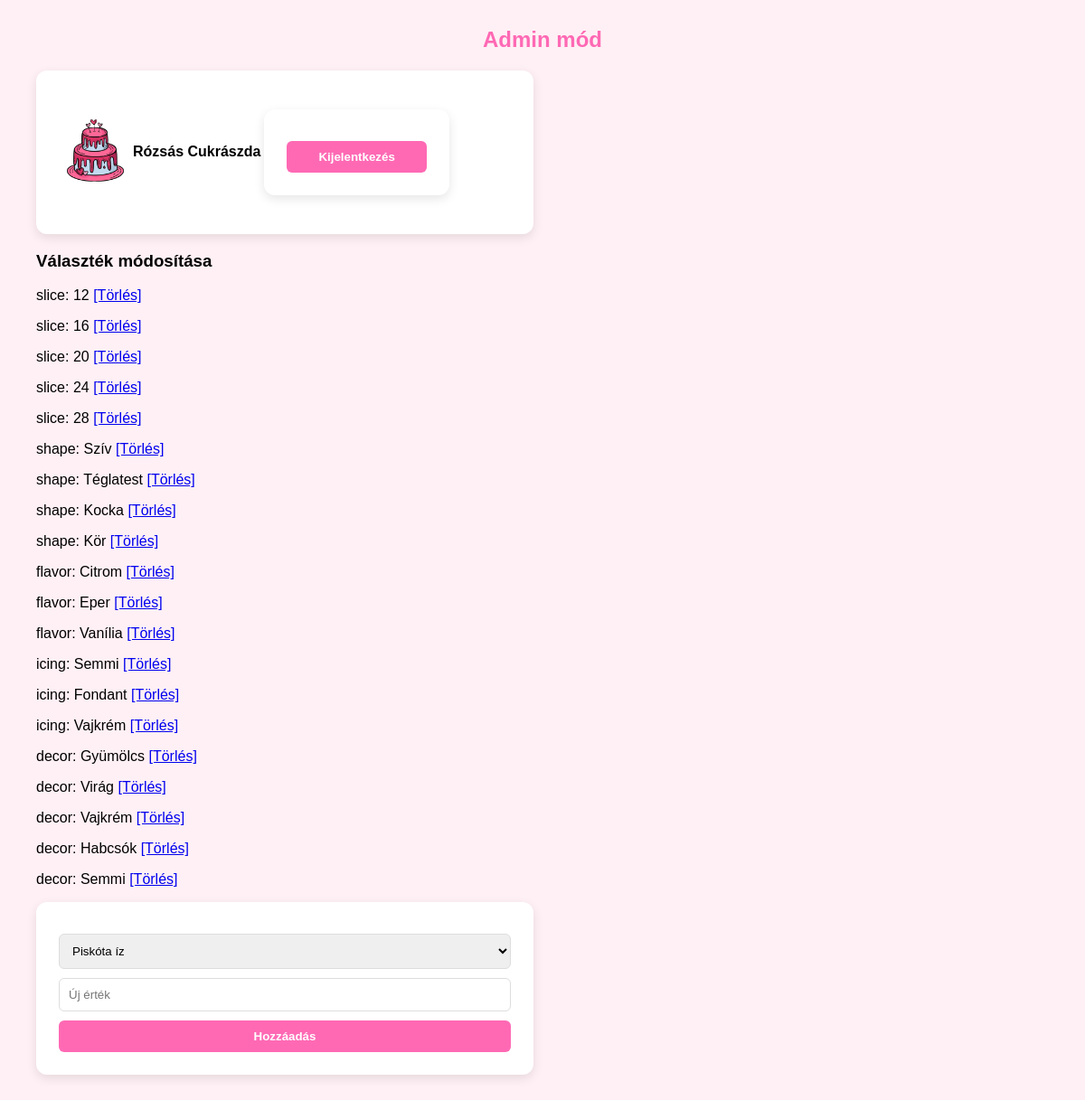
Screenshot of /admin.php (signed in) with the database file from the repository.
### tables this page shows
CREATE TABLE options (
    id INT AUTO_INCREMENT PRIMARY KEY,
    category ENUM('slice', 'shape', 'flavor', 'cream', 'icing', 'decor') NOT NULL,
    value VARCHAR(100) NOT NULL
);

### admin.php (the view, shortened to what this page needs)
<?php
require 'db.php';
?>
<!DOCTYPE html>
<html lang="en">
<head>
    <link href="styles.css" rel="stylesheet">
</head>
<h2>Admin mód</h2>
<div class="header">
        <header>
            <table>
                <th>
                    <img src="cake.png" style="height: 75px;">
                </th>
                <th>
                    <p>Rózsás Cukrászda</p>
                </th>
                <th>
                    <?php if (isset($_SESSION['loggedin']) && $_SESSION['loggedin'] === true): ?>
                            <form action="logout.php" method="post">
                                <button type="submit">Kijelentkezés</button>
                            </form>
                        <?php else: ?>
                            <form action="login.php" method="get">
                                <button type="submit">Belépés</button>
                            </form>
                        <?php endif; ?>
                </th>
            </table>
        </header>
    </div>
<?php
$result = $conn->query("SELECT * FROM options ORDER BY category");
echo "<h3>Választék módosítása</h3>";
while ($row = $result->fetch_assoc()) {
    echo "<p>{$row['category']}: {$row['value']} <a href='delete_option.php?id={$row['id']}'>[Törlés]</a></p>";
}
?>
<form action="add_option.php" method="post">
    <select name="category">
        <option value="flavor">Piskóta íz</option>
    </select>
    <input name="value" placeholder="Új érték">
    <button type="submit">Hozzáadás</button>
</form>

### styles.css (style rules this page uses)
form, header, #order-table, .login-container { background: white; padding: 25px; margin: 15px 0; border-radius: 12px; box-shadow: 0 4px 12px rgba(0, 0, 0, 0.1); width: 100%; max-width: 500px; }
select, input, button { margin-top: 10px; padding: 10px; width: 100%; border-radius: 6px; border: 1px solid #ddd; box-sizing: border-box; }
button { background-color: #ff69b4; color: white; font-weight: bold; border: none; cursor: pointer; transition: background-color 0.3s; }
h2 { margin-top: -10px; font-size: 24px; text-align: center; color: #ff69b4; }

### rows the page displays
options: category "slice", value "12"
options: category "slice", value "16"
options: category "slice", value "20"
options: category "slice", value "24"
options: category "slice", value "28"
options: category "shape", value "Szív"
options: category "shape", value "Téglatest"
options: category "shape", value "Kocka"
options: category "shape", value "Kör"
options: category "flavor", value "Citrom"
options: category "flavor", value "Eper"
options: category "flavor", value "Vanília"
options: category "icing", value "Semmi"
options: category "icing", value "Fondant"
options: category "icing", value "Vajkrém"
options: category "decor", value "Gyümölcs"
options: category "decor", value "Virág"
options: category "decor", value "Vajkrém"
options: category "decor", value "Habcsók"
options: category "decor", value "Semmi"
